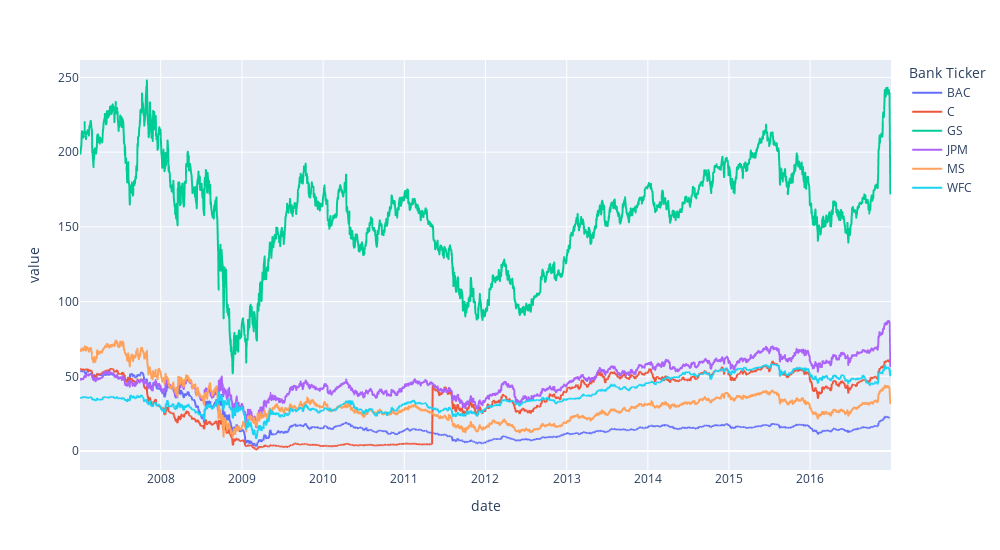

The notebook cell this image was saved under:
### Markdown cell above
** Creating a line plot showing Close price for each bank for the entire index of time. **

### Code cell
bank_stocks.index = pd.to_datetime(bank_stocks.index).sort_values()
plotly.express.line(bank_stocks.xs(key='close',axis=1,level='Stock Info'),width=1000,height=550)

### Figure 1 — Plotly figure (JSON) as saved in the notebook; plotly's stock layout.template omitted (floating-point values rounded to 4 significant figures; data arrays with more than 128 entries replaced by an {"elided": "..."} marker saying what was removed)
{"data": [{"hovertemplate": "Bank Ticker=BAC<br>date=%{x}<br>value=%{y}<extra></extra>", "legendgroup": "BAC", "line": {"color": "#636efa", "dash": "solid"}, "marker": {"symbol": "circle"}, "mode": "lines", "name": "BAC", "showlegend": true, "type": "scattergl", "x": {"elided": "2530 str values"}, "xaxis": "x", "y": {"elided": "2530 float values"}, "yaxis": "y"}, {"hovertemplate": "Bank Ticker=C<br>date=%{x}<br>value=%{y}<extra></extra>", "legendgroup": "C", "line": {"color": "#EF553B", "dash": "solid"}, "marker": {"symbol": "circle"}, "mode": "lines", "name": "C", "showlegend": true, "type": "scattergl", "x": {"elided": "2530 str values"}, "xaxis": "x", "y": {"elided": "2530 float values"}, "yaxis": "y"}, {"hovertemplate": "Bank Ticker=GS<br>date=%{x}<br>value=%{y}<extra></extra>", "legendgroup": "GS", "line": {"color": "#00cc96", "dash": "solid"}, "marker": {"symbol": "circle"}, "mode": "lines", "name": "GS", "showlegend": true, "type": "scattergl", "x": {"elided": "2530 str values"}, "xaxis": "x", "y": {"elided": "2530 float values"}, "yaxis": "y"}, {"hovertemplate": "Bank Ticker=JPM<br>date=%{x}<br>value=%{y}<extra></extra>", "legendgroup": "JPM", "line": {"color": "#ab63fa", "dash": "solid"}, "marker": {"symbol": "circle"}, "mode": "lines", "name": "JPM", "showlegend": true, "type": "scattergl", "x": {"elided": "2530 str values"}, "xaxis": "x", "y": {"elided": "2530 float values"}, "yaxis": "y"}, {"hovertemplate": "Bank Ticker=MS<br>date=%{x}<br>value=%{y}<extra></extra>", "legendgroup": "MS", "line": {"color": "#FFA15A", "dash": "solid"}, "marker": {"symbol": "circle"}, "mode": "lines", "name": "MS", "showlegend": true, "type": "scattergl", "x": {"elided": "2530 str values"}, "xaxis": "x", "y": {"elided": "2530 float values"}, "yaxis": "y"}, {"hovertemplate": "Bank Ticker=WFC<br>date=%{x}<br>value=%{y}<extra></extra>", "legendgroup": "WFC", "line": {"color": "#19d3f3", "dash": "solid"}, "marker": {"symbol": "circle"}, "mode": "lines", "name": "WFC", "showlegend": true, "type": "scattergl", "x": {"elided": "2530 str values"}, "xaxis": "x", "y": {"elided": "2530 float values"}, "yaxis": "y"}], "layout": {"height": 550, "legend": {"title": {"text": "Bank Ticker"}, "tracegroupgap": 0}, "margin": {"t": 60}, "width": 1000, "xaxis": {"anchor": "y", "domain": [0, 1], "title": {"text": "date"}}, "yaxis": {"anchor": "x", "domain": [0, 1], "title": {"text": "value"}}}}
